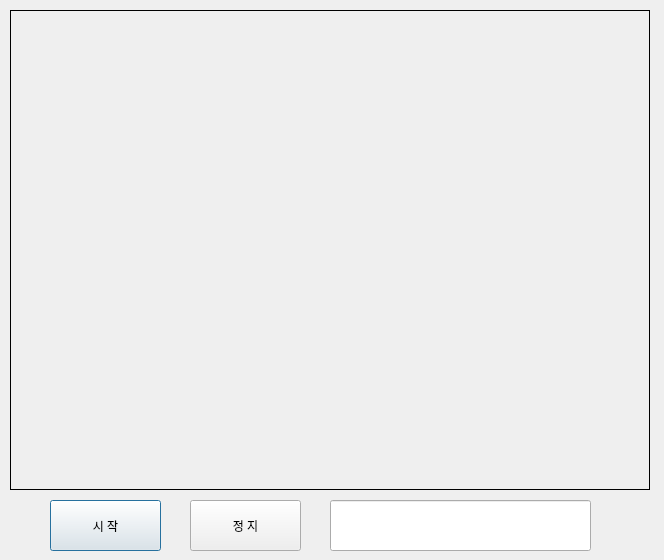
<?xml version="1.0" encoding="UTF-8"?>
<ui version="4.0">
 <class>Dialog</class>
 <widget class="QDialog" name="Dialog">
  <property name="geometry">
   <rect>
    <x>0</x>
    <y>0</y>
    <width>664</width>
    <height>560</height>
   </rect>
  </property>
  <property name="windowTitle">
   <string>Dialog</string>
  </property>
  <widget class="QLabel" name="imglabel">
   <property name="geometry">
    <rect>
     <x>10</x>
     <y>10</y>
     <width>640</width>
     <height>480</height>
    </rect>
   </property>
   <property name="frameShape">
    <enum>QFrame::Box</enum>
   </property>
   <property name="text">
    <string/>
   </property>
  </widget>
  <widget class="QPushButton" name="startButton">
   <property name="geometry">
    <rect>
     <x>50</x>
     <y>500</y>
     <width>111</width>
     <height>51</height>
    </rect>
   </property>
   <property name="text">
    <string>시 작</string>
   </property>
  </widget>
  <widget class="QPushButton" name="stopButton">
   <property name="geometry">
    <rect>
     <x>190</x>
     <y>500</y>
     <width>111</width>
     <height>51</height>
    </rect>
   </property>
   <property name="text">
    <string>정 지</string>
   </property>
  </widget>
  <widget class="QLineEdit" name="filename">
   <property name="geometry">
    <rect>
     <x>330</x>
     <y>500</y>
     <width>261</width>
     <height>51</height>
    </rect>
   </property>
  </widget>
 </widget>
 <resources/>
 <connections/>
</ui>
